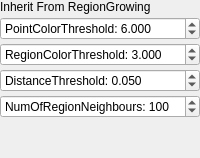
         <widget class="QWidget" name="RegionGrowingRGB">
          <layout class="QVBoxLayout" name="verticalLayout_10">
           <property name="spacing">
            <number>3</number>
           </property>
           <property name="leftMargin">
            <number>0</number>
           </property>
           <property name="topMargin">
            <number>0</number>
           </property>
           <property name="rightMargin">
            <number>0</number>
           </property>
           <property name="bottomMargin">
            <number>0</number>
           </property>
           <item>
            <widget class="QLabel" name="label">
             <property name="text">
              <string>Inherit From RegionGrowing</string>
             </property>
            </widget>
           </item>
           <item>
            <widget class="QDoubleSpinBox" name="dspin_pointcolor">
             <property name="sizePolicy">
              <sizepolicy hsizetype="Ignored" vsizetype="Fixed">
               <horstretch>0</horstretch>
               <verstretch>0</verstretch>
              </sizepolicy>
             </property>
             <property name="maximumSize">
              <size>
               <width>16777215</width>
               <height>24</height>
              </size>
             </property>
             <property name="toolTip">
              <string>&lt;html&gt;&lt;head/&gt;&lt;body&gt;&lt;p&gt;This method specifies the threshold value for color test between the points. This kind of testing is made at the first stage of the algorithm(region growing). If the difference between points color is less than threshold value, then they are considered to be in the same region.&lt;/p&gt;&lt;/body&gt;&lt;/html&gt;</string>
             </property>
             <property name="prefix">
              <string>PointColorThreshold: </string>
             </property>
             <property name="decimals">
              <number>3</number>
             </property>
             <property name="maximum">
              <double>9999.000000000000000</double>
             </property>
             <property name="value">
              <double>6.000000000000000</double>
             </property>
            </widget>
           </item>
           <item>
            <widget class="QDoubleSpinBox" name="dspin_regioncolor">
             <property name="sizePolicy">
              <sizepolicy hsizetype="Ignored" vsizetype="Fixed">
               <horstretch>0</horstretch>
               <verstretch>0</verstretch>
              </sizepolicy>
             </property>
             <property name="maximumSize">
              <size>
               <width>16777215</width>
               <height>24</height>
              </size>
             </property>
             <property name="toolTip">
              <string>&lt;html&gt;&lt;head/&gt;&lt;body&gt;&lt;p&gt;This method specifies the threshold value for color test between the regions. This kind of testing is made at the second stage of the algorithm(region merging). If the difference between segments color is less than threshold value, then they are merged together.&lt;/p&gt;&lt;/body&gt;&lt;/html&gt;</string>
             </property>
             <property name="prefix">
              <string>RegionColorThreshold: </string>
             </property>
             <property name="decimals">
              <number>3</number>
             </property>
             <property name="maximum">
              <double>9999.000000000000000</double>
             </property>
             <property name="value">
              <double>3.000000000000000</double>
             </property>
            </widget>
           </item>
           <item>
            <widget class="QDoubleSpinBox" name="dspin_distance">
             <property name="sizePolicy">
              <sizepolicy hsizetype="Ignored" vsizetype="Fixed">
               <horstretch>0</horstretch>
               <verstretch>0</verstretch>
              </sizepolicy>
             </property>
             <property name="maximumSize">
              <size>
               <width>16777215</width>
               <height>24</height>
              </size>
             </property>
             <property name="toolTip">
              <string>Allows to set distance threshold.</string>
             </property>
             <property name="prefix">
              <string>DistanceThreshold: </string>
             </property>
             <property name="decimals">
              <number>3</number>
             </property>
             <property name="value">
              <double>0.050000000000000</double>
             </property>
            </widget>
           </item>
           <item>
            <widget class="QSpinBox" name="spin_nghbr_number">
             <property name="sizePolicy">
              <sizepolicy hsizetype="Ignored" vsizetype="Fixed">
               <horstretch>0</horstretch>
               <verstretch>0</verstretch>
              </sizepolicy>
             </property>
             <property name="toolTip">
              <string>&lt;html&gt;&lt;head/&gt;&lt;body&gt;&lt;p&gt;This method allows to set the number of neighbours that is used for finding neighbouring segments. Neighbouring segments are needed for the merging process.&lt;/p&gt;&lt;/body&gt;&lt;/html&gt;</string>
             </property>
             <property name="prefix">
              <string>NumOfRegionNeighbours: </string>
             </property>
             <property name="maximum">
              <number>99999</number>
             </property>
             <property name="value">
              <number>100</number>
             </property>
            </widget>
           </item>
           <item>
            <spacer name="verticalSpacer_6">
             <property name="orientation">
              <enum>Qt::Vertical</enum>
             </property>
             <property name="sizeHint" stdset="0">
              <size>
               <width>20</width>
               <height>40</height>
              </size>
             </property>
            </spacer>
           </item>
          </layout>
         </widget>
